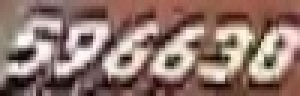
#> input picture data/test_images/1.jpg, 100 x 32 px, found by its file name (shown 3 times larger)
$ python rotate_image.py
#> lines starting #> are read from the running program, lines starting #| are printed output that depends on the picture
# -*- coding: utf-8 -*-
"""
-------------------------------------------------
   File Name：     rotate_image
   Description :
   Author :       'li'
   date：          2018/8/1
-------------------------------------------------
   Change Activity:
                   2018/8/1:
-------------------------------------------------
"""
__author__ = 'li'

import numpy as np
import cv2

img = cv2.imread("1.jpg")
#> img is the input picture: shape (32, 100, 3); mean B, G, R 109.1, 117.4, 144.1
cv2.imshow("temp", img)
cv2.waitKey(0)

img90 = np.rot90(img)
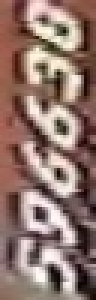
#> img90: shape (100, 32, 3) (shown 3 times larger); mean B, G, R 109.1, 117.4, 144.1

cv2.imshow("rotate", img90)
cv2.waitKey(0)
